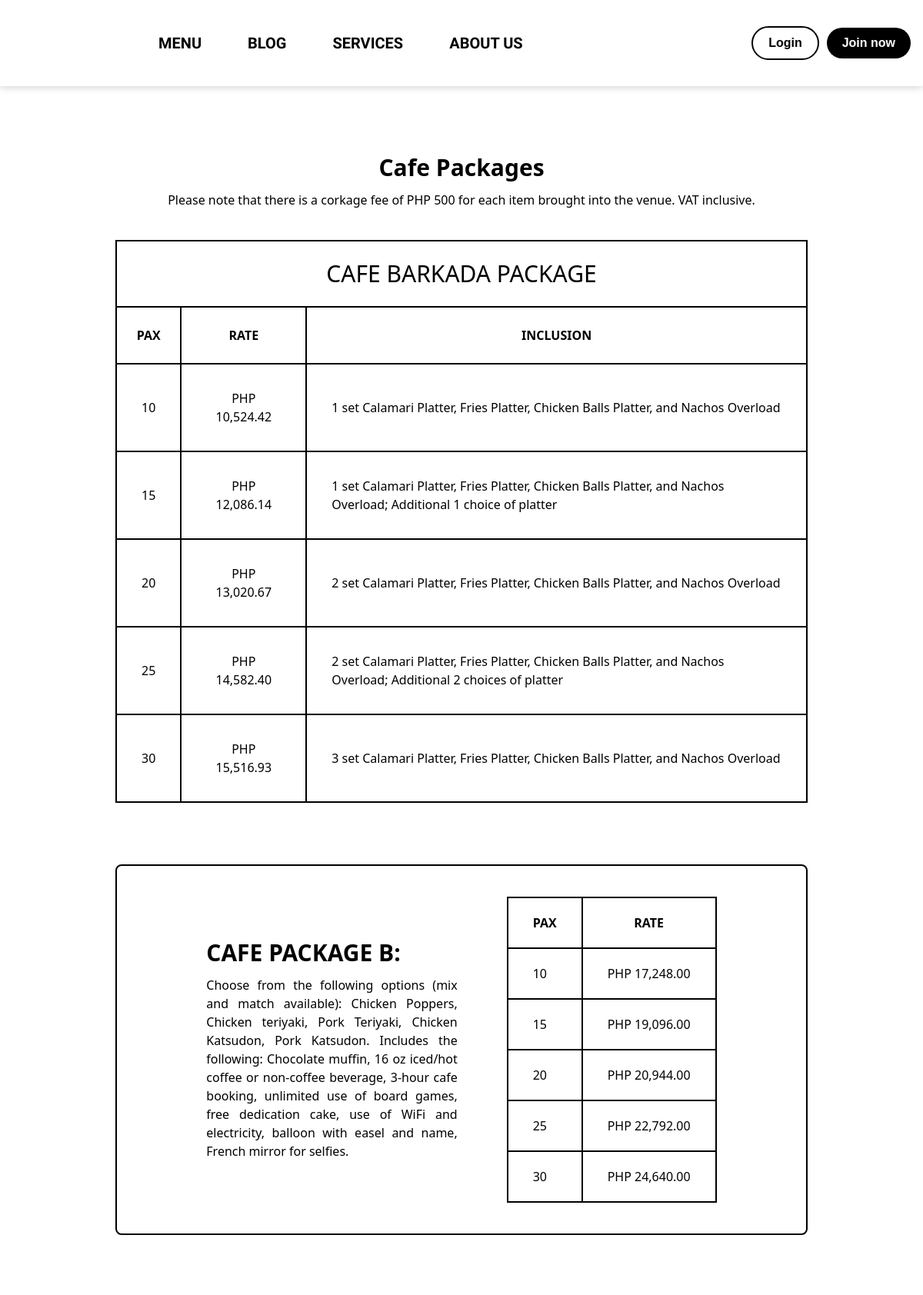
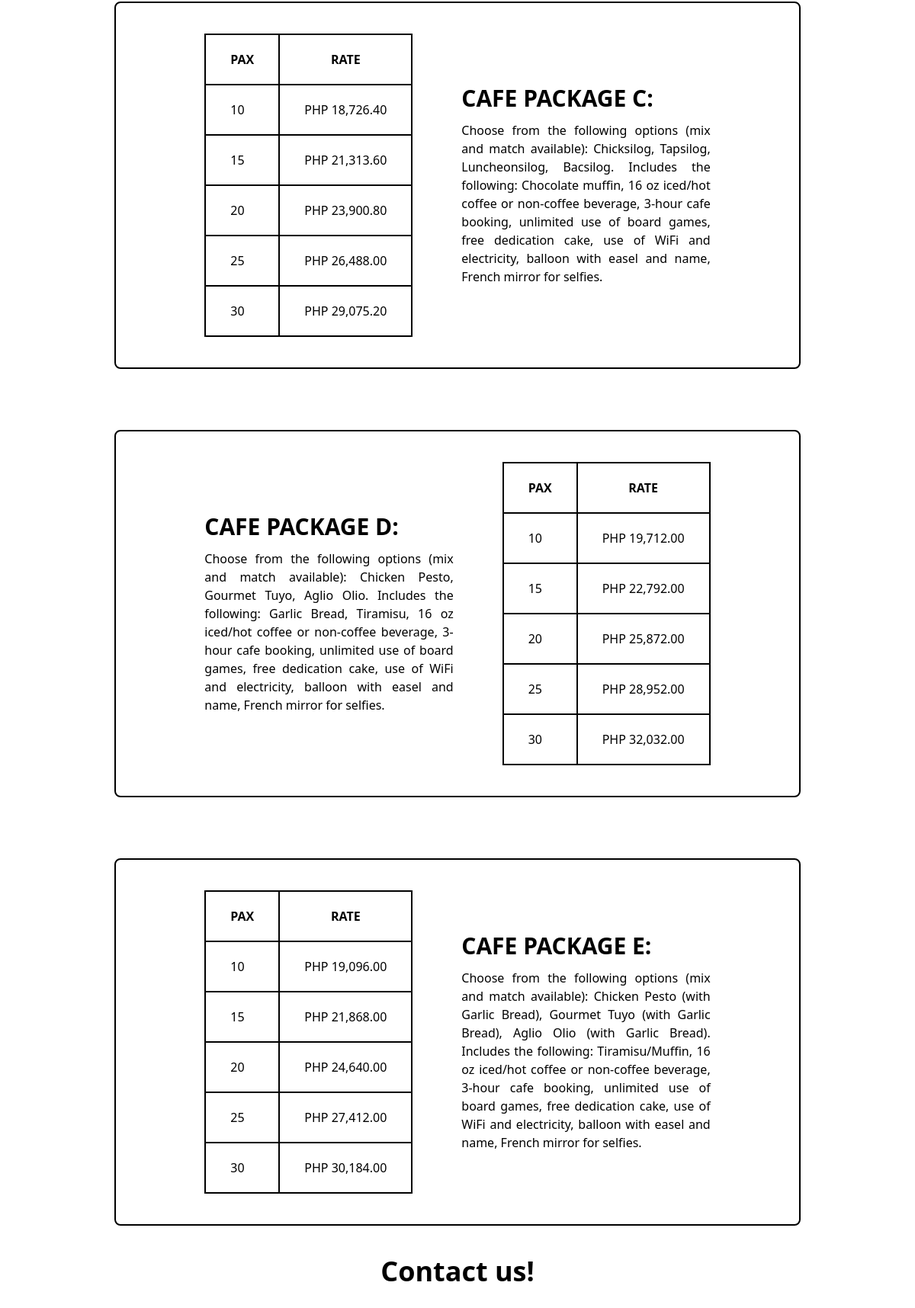
/cafePackages.php (upper part), run on the app's committed database (2 pictures, top to bottom).
### tables this page shows
CREATE TABLE `cafepackageshomecontent` (
  `id` int(11) NOT NULL,
  `title` varchar(1500) NOT NULL,
  `description` varchar(1500) NOT NULL
);

CREATE TABLE `cafebarkadapackage` (
  `id` int(11) NOT NULL,
  `pax` varchar(5000) NOT NULL,
  `rate` varchar(5000) NOT NULL,
  `inclusion` varchar(5000) NOT NULL
);

CREATE TABLE `cafepackagescontents` (
  `id` int(11) NOT NULL,
  `title` varchar(5000) NOT NULL,
  `description` varchar(5000) NOT NULL
);

CREATE TABLE `cafepackagespaxandprices` (
  `id` int(11) NOT NULL,
  `pax` varchar(1500) NOT NULL,
  `rate` varchar(1500) NOT NULL
);

CREATE TABLE `packagecontactcontent` (
  `id` int(11) NOT NULL,
  `img` varchar(1500) NOT NULL,
  `title` varchar(1500) NOT NULL,
  `description` varchar(1500) NOT NULL
);

### config/content-manage.php (called while the page is built, shortened)
<?php
  function get_cafepackagecontent($conn){
    $query = "SELECT * FROM cafepackagescontents";
    $result = mysqli_query($conn, $query);
    $all_content = mysqli_fetch_all($result, MYSQLI_ASSOC);
    return $all_content;
  }
  function get_cafepackagepaxandprice($conn){
    $query = "SELECT * FROM cafepackagespaxandprices";
    $result = mysqli_query($conn, $query);
    $all_content = mysqli_fetch_all($result, MYSQLI_ASSOC);
    return $all_content;
  }
  function get_cafepackageshomecontent($conn){
    $query = "SELECT * FROM cafepackageshomecontent";
    $result = mysqli_query($conn, $query);
    $all_content = mysqli_fetch_all($result, MYSQLI_ASSOC);
    return $all_content;
  }
  function get_packagecontactcontent($conn){
    $query = "SELECT * FROM packagecontactcontent";
    $result = mysqli_query($conn, $query);
    $all_content = mysqli_fetch_all($result, MYSQLI_ASSOC);
    return $all_content;
  }

### cafePackages.php (the view, shortened to what this page needs)
<?php
include_once './config/content-manage.php';
$conn = get_connection();
$user_type = check_usertype($conn);
$cafepackagecontent = get_cafepackagecontent($conn);
$cafepackagepaxandprice = get_cafepackagepaxandprice($conn);
$cafepackageshomecontent = get_cafepackageshomecontent($conn);
$packagecontactcontent = get_packagecontactcontent($conn);
$editable = ($user_type == 'admin') ? "contenteditable='true'" : "";
include('partials/header.php');
?>
<script src="https://cdn.tailwindcss.com"></script>
<section class="flex flex-col gap-10">
    <div class="flex flex-col items-center bg-white text-center gap-2">
        <h1 class="text-3xl mb-1 my-14 font-bold editable" <?php echo $editable; ?> data-id="<?php echo $cafepackageshomecontent[0]['id']; ?>" data-field="title">
            <?php echo $cafepackageshomecontent[0]["title"]; ?>
        </h1>
        <h3 class="font-light editable" <?php echo $editable; ?> data-id="<?php echo $cafepackageshomecontent[0]['id']; ?>" data-field="description">
            <?php echo $cafepackageshomecontent[0]["description"]; ?>
        </h3>
    </div>
    <div class="flex flex-col gap-20">
        <div class="flex flex-col text-center gap-3">
            <div class="flex item-center justify-center">
                <div class="border-black  rounded-lg w-3/4 mx-auto">
                    <table class="w-full">
                        <thead>
                            <tr class="text-center">
                                <th colspan="4" class="border-black border-2 p-6 text-center font-normal">
                                    <div class="text-3xl editable" <?php echo $editable; ?> data-id="<?php echo $cafepackageshomecontent[1]['id']; ?>" data-field="title">
                                        <?php echo $cafepackageshomecontent[1]["title"]; ?>
                                    </div>
                                </th>
                            </tr>
                            <tr>
                                <th class='border-black border-2 p-6'>PAX</th>
                                <th class='border-black border-2 p-6'>RATE</th>
                                <th class='border-black border-2 p-6'>INCLUSION</th>
                            </tr>
                        </thead>
                        <tbody>
                            <?php
                            $sql = "SELECT * FROM cafebarkadapackage";
                            $result = $conn->query($sql);
                            if ($result->num_rows > 0) {
                                while($row = $result->fetch_assoc()) {
                                    echo "<tr>";
                                    echo "<td $editable class='editable border-black border-2 p-8' data-id='".$row['id']."' data-field='pax'>".$row['pax']."</td>";
                                    echo "<td $editable class='editable border-black border-2 p-8' data-id='".$row['id']."' data-field='rate'>".$row['rate']."</td>";
                                    echo "<td $editable class='editable border-black border-2 p-8 text-left' data-id='".$row['id']."' data-field='inclusion'>".$row['inclusion']."</td>";
                                    echo "</tr>";
                                }
                            } else {
                                echo "<tr><td colspan='4'>No records found</td></tr>";
                            }
                            ?>
                        </tbody>
                    </table>
                </div>
            </div>
        </div>
        <div class="flex gap-20 flex-col">
            <?php foreach ($cafepackagecontent as $index => $content) { ?>
                <div class="flex items-center justify-center">
                    <div class="flex flex-row justify-center items-center gap-16 border-black border-2 rounded-lg p-10 w-3/4">
                        <?php if ($index % 2 == 0) { ?>
                            <div class="w-2/5 flex flex-col justify-center gap-3">
                                <h1 <?php echo $editable; ?> class="editable text-left font-bold text-3xl " data-id="<?php echo $content['id']; ?>" data-field='title'>
                                    <?php echo $content['title']; ?>
                                </h1>
                                <h3 <?php echo $editable; ?> class="editable text-justify" data-id="<?php echo $content['id']; ?>" data-field='description'>
                                    <?php echo $content['description']; ?>
                                </h3>
                            </div>
                            <div class="">
                                <table>
                                    <tr>
                                        <th class="border-black border-2 px-8 py-5">PAX</th>
                                        <th class="border-black border-2 px-8 py-5">RATE</th>
                                    </tr>
                                    <?php for ($i = $index * 5; $i < ($index + 1) * 5 && isset($cafepackagepaxandprice[$i]); $i++) { ?>
                                        <tr>
                                            <td <?php echo $editable; ?> class='editable border-black border-2 px-8 py-5' data-id="<?php echo $cafepackagepaxandprice[$i]['id']; ?>" data-field="pax"><?php echo $cafepackagepaxandprice[$i]["pax"]; ?></td>
                                            <td <?php echo $editable; ?> class='editable border-black border-2 px-8 py-5' data-id="<?php echo $cafepackagepaxandprice[$i]['id']; ?>" data-field="rate"><?php echo $cafepackagepaxandprice[$i]["rate"]; ?></td>
                                        </tr>
                                    <?php } ?>
                                </table>
                            </div>
                        <?php } else { ?>
                            <div class="">
                                <table>
                                    <tr>
                                        <th class="border-black border-2 px-8 py-5">PAX</th>
                                        <th class="border-black border-2 px-8 py-5">RATE</th>
                                    </tr>
                                    <?php for ($i = $index * 5; $i < ($index + 1) * 5 && isset($cafepackagepaxandprice[$i]); $i++) { ?>
                                        <tr>
                                            <td <?php echo $editable; ?> class='editable border-black border-2 px-8 py-5' data-id="<?php echo $cafepackagepaxandprice[$i]['id']; ?>" data-field="pax"><?php echo $cafepackagepaxandprice[$i]["pax"]; ?></td>
                                            <td <?php echo $editable; ?> class='editable border-black border-2 px-8 py-5' data-id="<?php echo $cafepackagepaxandprice[$i]['id']; ?>" data-field="rate"><?php echo $cafepackagepaxandprice[$i]["rate"]; ?></td>
                                        </tr>
                                    <?php } ?>
                                </table>
                            </div>
                            <div class="w-2/5 flex flex-col justify-center gap-3">
                                <h1 <?php echo $editable; ?> class="editable text-left font-bold text-3xl" data-id="<?php echo $content['id']; ?>" data-field='title'>
                                    <?php echo $content['title']; ?>
                                </h1>
                                <h3 <?php echo $editable; ?> class="editable text-justify" data-id="<?php echo $content['id']; ?>" data-field='description'>
                                    <?php echo $content['description']; ?>
                                </h3>
                            </div>
                        <?php } ?>
                    </div>
                </div>
            <?php } ?>
        </div>
    </div>
    <div class="flex flex-col justify-center items-center">
        <div class="flex items-center justify-center">
            <h1 class="text-4xl font-bold">
                <?php echo $packagecontactcontent[3]["title"]; ?>
            </h1>
        </div>
        <div class="flex flex-row justify-center items-center gap-1 w-2/4">
            <div class="flex flex-col justify-center items-center p-8">
            </div>
            <div class="flex flex-col justify-center items-center p-8">
            </div>
        </div>
    </div>
</section>
<?php include('partials/footer.php'); ?>

### css/header.css (style rules this page uses)
* { margin: 0; padding: 0; scroll-behavior: smooth; }
html, body { margin: 0; padding: 0; overflow-x: hidden; scroll-behavior: smooth; }

### data on the page
cafepackageshomecontent: title "Cafe Packages", description "Please note that there is a corkage fee of PHP 500 for each item brought into the venue. VAT inclusive."
cafepackageshomecontent: title "CAFE BARKADA PACKAGE"
cafebarkadapackage: pax "10", rate "PHP 10,524.42", inclusion "1 set Calamari Platter, Fries Platter, Chicken Balls Platter, and Nachos Overload"
cafebarkadapackage: pax "15", rate "PHP 12,086.14", inclusion "1 set Calamari Platter, Fries Platter, Chicken Balls Platter, and Nachos Overload; Additional 1 choice of platter"
cafebarkadapackage: pax "20", rate "PHP 13,020.67", inclusion "2 set Calamari Platter, Fries Platter, Chicken Balls Platter, and Nachos Overload"
cafebarkadapackage: pax "25", rate "PHP 14,582.40", inclusion "2 set Calamari Platter, Fries Platter, Chicken Balls Platter, and Nachos Overload; Additional 2 choices of platter"
cafebarkadapackage: pax "30", rate "PHP 15,516.93", inclusion "3 set Calamari Platter, Fries Platter, Chicken Balls Platter, and Nachos Overload"
cafepackagescontents: title "CAFE PACKAGE B:", description "Choose from the following options (mix and match available): Chicken Poppers, Chicken teriyaki, Pork Teriyaki, Chicken Katsudon, Pork Katsudon. Includes the following: Chocolate muffin, 16 oz iced/hot coffee or non-coffee beverage, 3-hour cafe booking, unlimited use of board games, free dedication cake, use of WiFi and electricity, balloon with easel and name, French mirror for selfies."
cafepackagespaxandprices: pax "10", rate "PHP 17,248.00"
cafepackagespaxandprices: pax "15", rate "PHP 19,096.00"
cafepackagespaxandprices: pax "20", rate "PHP 20,944.00"
cafepackagespaxandprices: pax "25", rate "PHP 22,792.00"
cafepackagespaxandprices: pax "30", rate "PHP 24,640.00"
cafepackagescontents: title "CAFE PACKAGE C:", description "Choose from the following options (mix and match available): Chicksilog, Tapsilog, Luncheonsilog, Bacsilog. Includes the following: Chocolate muffin, 16 oz iced/hot coffee or non-coffee beverage, 3-hour cafe booking, unlimited use of board games, free dedication cake, use of WiFi and electricity, balloon with easel and name, French mirror for selfies."
cafepackagespaxandprices: pax "10", rate "PHP 18,726.40"
cafepackagespaxandprices: pax "15", rate "PHP 21,313.60"
cafepackagespaxandprices: pax "20", rate "PHP 23,900.80"
cafepackagespaxandprices: pax "25", rate "PHP 26,488.00"
cafepackagespaxandprices: pax "30", rate "PHP 29,075.20"
cafepackagescontents: title "CAFE PACKAGE D:", description "Choose from the following options (mix and match available): Chicken Pesto, Gourmet Tuyo, Aglio Olio. Includes the following: Garlic Bread, Tiramisu, 16 oz iced/hot coffee or non-coffee beverage, 3-hour cafe booking, unlimited use of board games, free dedication cake, use of WiFi and electricity, balloon with easel and name, French mirror for selfies."
cafepackagespaxandprices: pax "10", rate "PHP 19,712.00"
cafepackagespaxandprices: pax "15", rate "PHP 22,792.00"
cafepackagespaxandprices: pax "20", rate "PHP 25,872.00"
cafepackagespaxandprices: pax "25", rate "PHP 28,952.00"
cafepackagespaxandprices: pax "30", rate "PHP 32,032.00"
cafepackagescontents: title "CAFE PACKAGE E:", description "Choose from the following options (mix and match available): Chicken Pesto (with Garlic Bread), Gourmet Tuyo (with Garlic Bread), Aglio Olio (with Garlic Bread). Includes the following: Tiramisu/Muffin, 16 oz iced/hot coffee or non-coffee beverage, 3-hour cafe booking, unlimited use of board games, free dedication cake, use of WiFi and electricity, balloon with easel and name, French mirror for selfies."
cafepackagespaxandprices: pax "10", rate "PHP 19,096.00"
cafepackagespaxandprices: pax "15", rate "PHP 21,868.00"
cafepackagespaxandprices: pax "20", rate "PHP 24,640.00"
cafepackagespaxandprices: pax "25", rate "PHP 27,412.00"
cafepackagespaxandprices: pax "30", rate "PHP 30,184.00"
packagecontactcontent: title "Contact us!"
